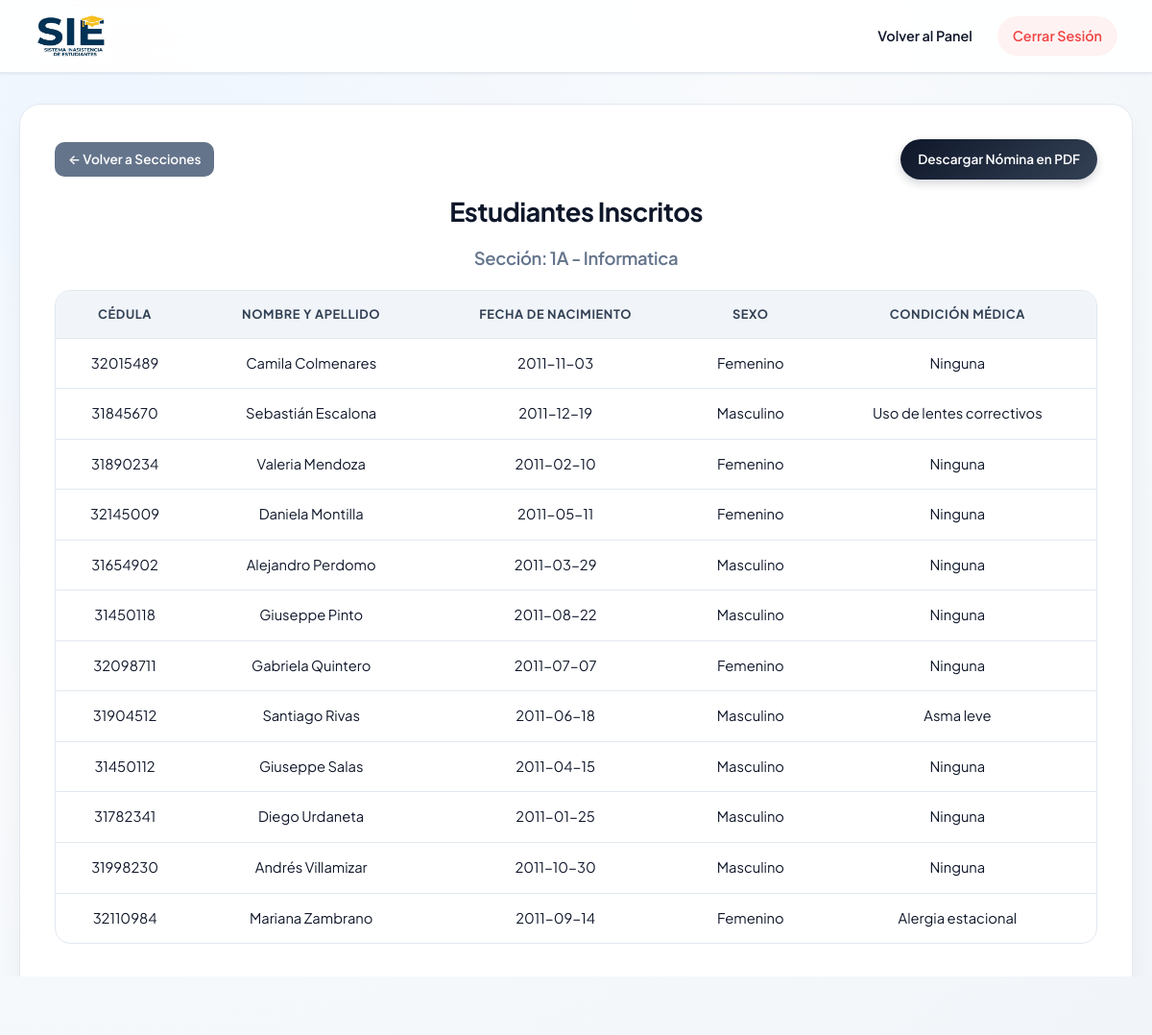
Screenshot of /api/ver_estudiantes_seccion.php?id_seccion=8 (signed in) with the database file from the repository.
### tables this page shows
CREATE TABLE `secciones` (
  `id_seccion` int(11) NOT NULL AUTO_INCREMENT,
  `nombre_seccion` varchar(50) NOT NULL,
  `id_institucion` int(11) NOT NULL,
  `id_docente` int(11) NOT NULL,
  `id_materia` int(11) NOT NULL,
  `id_periodo` int(11) DEFAULT 1,
  PRIMARY KEY (`id_seccion`),
  KEY `fk_secciones_periodos` (`id_periodo`),
  KEY `fk_secciones_institucion` (`id_institucion`),
  KEY `fk_secciones_docente` (`id_docente`),
  KEY `fk_secciones_materia` (`id_materia`),
  CONSTRAINT `fk_secciones_docente` FOREIGN KEY (`id_docente`) REFERENCES `docentes` (`id_docente`) ON UPDATE CASCADE,
  CONSTRAINT `fk_secciones_institucion` FOREIGN KEY (`id_institucion`) REFERENCES `instituciones` (`id_institucion`) ON UPDATE CASCADE,
  CONSTRAINT `fk_secciones_materia` FOREIGN KEY (`id_materia`) REFERENCES `materias` (`id_materia`) ON UPDATE CASCADE,
  CONSTRAINT `fk_secciones_periodos` FOREIGN KEY (`id_periodo`) REFERENCES `periodos_academicos` (`id_periodo`) ON UPDATE CASCADE
);

CREATE TABLE `materias` (
  `id_materia` int(11) NOT NULL AUTO_INCREMENT,
  `nombre_materia` varchar(50) NOT NULL,
  `id_docente` int(11) NOT NULL,
  PRIMARY KEY (`id_materia`),
  KEY `fk_materias_docente` (`id_docente`),
  CONSTRAINT `fk_materias_docente` FOREIGN KEY (`id_docente`) REFERENCES `docentes` (`id_docente`) ON UPDATE CASCADE
);

CREATE TABLE `estudiantes` (
  `id_estudiante` int(11) NOT NULL AUTO_INCREMENT,
  `nombre` varchar(100) NOT NULL,
  `apellido` varchar(100) NOT NULL,
  `cedula` varchar(20) NOT NULL,
  `fecha_nacimiento` date DEFAULT NULL,
  `sexo` varchar(50) DEFAULT NULL,
  `enfermedad_condicion` text DEFAULT NULL,
  `id_seccion` int(11) DEFAULT NULL,
  `id_representante` int(11) DEFAULT NULL,
  `id_periodo` int(11) DEFAULT NULL,
  PRIMARY KEY (`id_estudiante`),
  KEY `fk_estudiantes_seccion` (`id_seccion`),
  KEY `fk_estudiantes_representante` (`id_representante`),
  KEY `fk_estudiantes_periodo` (`id_periodo`),
  CONSTRAINT `fk_estudiantes_periodo` FOREIGN KEY (`id_periodo`) REFERENCES `periodos_academicos` (`id_periodo`) ON DELETE SET NULL ON UPDATE CASCADE,
  CONSTRAINT `fk_estudiantes_representante` FOREIGN KEY (`id_representante`) REFERENCES `representantes` (`id_representante`) ON DELETE SET NULL ON UPDATE CASCADE,
  CONSTRAINT `fk_estudiantes_seccion` FOREIGN KEY (`id_seccion`) REFERENCES `secciones` (`id_seccion`) ON DELETE SET NULL ON UPDATE CASCADE
);

### api/ver_estudiantes_seccion.php (the view, shortened to what this page needs)
<?php
require_once __DIR__ . '/../config/conexion.php';
$id_seccion = intval($_GET['id_seccion'] ?? 0);
$info_seccion = null;
$stmt_sec = $conn->prepare("
    SELECT s.nombre_seccion, m.nombre_materia
    FROM secciones s
    INNER JOIN materias m ON s.id_materia = m.id_materia
    WHERE s.id_seccion = ?
");
$stmt_sec->bind_param("i", $id_seccion);
$stmt_sec->execute();
$res_sec = $stmt_sec->get_result();
if ($res_sec && $res_sec->num_rows > 0) {
    $info_seccion = $res_sec->fetch_assoc();
}
$stmt_est = $conn->prepare("SELECT * FROM estudiantes WHERE id_seccion = ? ORDER BY apellido, nombre");
$stmt_est->bind_param("i", $id_seccion);
$stmt_est->execute();
$estudiantes = $stmt_est->get_result();
?>
<!DOCTYPE html>
<html lang="es">
<head>
    <link rel="stylesheet" href="../css/estilos.css">
</head>
<body>
    <header class="header-fijo">
        <div class="logo"><img src="../visual/logo.png" alt="Logo"></div>
        <nav>
            <ul>
                <li><a href="../visual/admin_periodos.php">Volver al Panel</a></li>
                <li><a href="logout.php">Cerrar Sesión</a></li>
            </ul>
        </nav>
    </header>
    <div class="container">
        <div style="display: flex; justify-content: space-between; align-items: center; flex-wrap: wrap; gap: 10px; margin-bottom: 12px;">
            <a href="../visual/admin_periodos.php" class="btn-volver">← Volver a Secciones</a>
            <a href="generar_pdf.php?tipo=estudiantes_seccion&id_seccion=<?php echo (int) $id_seccion; ?>" class="btn-pdf" style="padding: 10px 18px; border-radius: 999px;">
                Descargar Nómina en PDF
            </a>
        </div>
        <h2>Estudiantes Inscritos</h2>
        <h3>Sección: <?php echo htmlspecialchars($info_seccion['nombre_seccion'] ?? 'Desconocida'); ?> - <?php echo htmlspecialchars($info_seccion['nombre_materia'] ?? ''); ?></h3>
        <table>
            <thead>
                <tr>
                    <th>Cédula</th>
                    <th>Nombre y Apellido</th>
                    <th>Fecha de Nacimiento</th>
                    <th>Sexo</th>
                    <th>Condición Médica</th>
                </tr>
            </thead>
            <tbody>
                <?php if ($estudiantes && $estudiantes->num_rows > 0) {
                    while ($est = $estudiantes->fetch_assoc()) { ?>
                    <tr>
                        <td><?php echo htmlspecialchars($est['cedula']); ?></td>
                        <td><?php echo htmlspecialchars($est['nombre'] . ' ' . $est['apellido']); ?></td>
                        <td><?php echo htmlspecialchars($est['fecha_nacimiento'] ?? 'N/A'); ?></td>
                        <td><?php echo htmlspecialchars($est['sexo'] ?? 'N/A'); ?></td>
                        <td><?php echo htmlspecialchars($est['enfermedad_condicion'] ?? 'Ninguna'); ?></td>
                    </tr>
                <?php }
                } else {
                    echo "<tr><td colspan='5'>No hay estudiantes registrados en esta sección.</td></tr>";
                }
                ?>
            </tbody>
        </table>
    </div>
</body>
</html>

### css/estilos.css (style rules this page uses)
:root { --primary: #2563eb; --primary-hover: #1d4ed8; --primary-soft: #eff6ff; --secondary: #0f172a; --success: #10b981; --success-hover: #059669; --success-soft: #ecfdf5; --warning: #f59e0b; --warning-hover: #d97706; --warning-soft: #fffbeb; --danger: #ef4444; --danger-hover: #dc2626; --danger-soft: #fef2f2; --bg-main: #f8fafc; --bg-gradient: radial-gradient(circle at 10% 10%, #eff6ff 0%, #f8fafc 45%, #f1f5f9 100%); --surface: #ffffff; --text-main: #0f172a; --text-muted: #64748b; --border-color: #e2e8f0; --radius-sm: 10px; --radius-md: 16px; --radius-lg: 22px; --shadow-sm: 0 1px 3px rgba(15, 23, 42, 0.05), 0 1px 2px rgba(15, 23, 42, 0.03); --shadow-md: 0 12px 28px -6px rgba(15, 23, 42, 0.07), 0 8px 12px -6px rgba(15, 23, 42, 0.04); --shadow-lg: 0 22px 40px -12px rgba(37, 99, 235, 0.16), 0 12px 18px -6px rgba(15, 23, 42, 0.05); }
* { box-sizing: border-box; }
html { scroll-behavior: smooth; }
body { font-family: 'Plus Jakarta Sans', 'Segoe UI', system-ui, -apple-system, sans-serif; background: var(--bg-gradient); background-attachment: fixed; color: var(--text-main); margin: 0; padding: 0; line-height: 1.6; min-height: 100vh; -webkit-font-smoothing: antialiased; }
.header-fijo { position: fixed; top: 0; left: 0; width: 100%; height: 76px; display: flex; justify-content: space-between; align-items: center; gap: 20px; background: rgba(255, 255, 255, 0.9); backdrop-filter: blur(16px); -webkit-backdrop-filter: blur(16px); padding: 10px 36px; border-bottom: 1px solid rgba(226, 232, 240, 0.9); box-shadow: var(--shadow-sm); z-index: 1000; }
.logo { display: flex; align-items: center; gap: 12px; }
.logo img { height: 48px; width: auto; object-fit: contain; transition: transform 0.2s ease; }
nav { display: flex; justify-content: flex-end; align-items: center; gap: 10px; }
nav ul { display: flex; align-items: center; list-style: none; margin: 0; padding: 0; gap: 10px; }
nav ul li { margin: 0; }
nav ul li a, nav > a { text-decoration: none; color: var(--text-main); font-weight: 600; font-size: 0.9rem; padding: 9px 16px; border-radius: 999px; transition: all 0.2s ease; display: inline-flex; align-items: center; gap: 6px; }
nav ul li a[href*="logout.php"], nav > a[href*="iniciar_sesion"], nav > a[href*="login_profesor"] { background: var(--primary-soft); color: var(--primary); }
nav ul li a[href*="logout.php"] { background: var(--danger-soft); color: var(--danger) !important; }
.container, .dashboard-container { max-width: 1160px; margin: 108px auto 50px auto; padding: 36px; background: var(--surface); border-radius: var(--radius-lg); border: 1px solid var(--border-color); box-shadow: var(--shadow-md); text-align: center; }
h1, h2, h3 { color: var(--secondary); font-weight: 700; letter-spacing: -0.02em; }
h2 { font-size: 1.7rem; margin: 0 auto 12px auto; display: block; width: auto; }
h3 { font-size: 1.15rem; color: var(--text-muted); font-weight: 600; margin-top: 6px; }
.btn-editar, .btn-eliminar, .btn-ver, .btn-volver, .btn-limpiar, .btn-pdf { display: inline-flex; align-items: center; justify-content: center; gap: 6px; padding: 7px 14px; border-radius: var(--radius-sm); font-size: 0.85rem; font-weight: 600; text-decoration: none; color: #ffffff; transition: all 0.2s ease; }
.btn-pdf { background: linear-gradient(135deg, #0f172a 0%, #334155 100%); color: #ffffff; box-shadow: 0 4px 10px rgba(15, 23, 42, 0.18); }
.btn-volver, .btn-limpiar { background-color: #64748b; color: #ffffff; }
table { width: 92%; max-width: 1100px; margin: 16px auto 30px auto; border-collapse: separate; border-spacing: 0; background: var(--surface); border-radius: var(--radius-md); overflow: hidden; box-shadow: var(--shadow-md); border: 1px solid var(--border-color); font-size: 0.92rem; }
.container table, form table { width: 100%; box-shadow: none; }
th, td { padding: 14px 16px; text-align: center; border-bottom: 1px solid var(--border-color); }
th { background: #f1f5f9; color: #334155; font-weight: 700; font-size: 0.8rem; text-transform: uppercase; letter-spacing: 0.05em; }
tr:last-child td { border-bottom: none; }
tbody tr { transition: background-color 0.15s ease; }

### rows the page displays
secciones: nombre_seccion "1A", id_materia.nombre_materia "Informatica"
estudiantes: cedula "32015489", nombre+apellido "Camila Colmenares", fecha_nacimiento "2011-11-03", sexo "Femenino", enfermedad_condicion "Ninguna"
estudiantes: cedula "31845670", nombre+apellido "Sebastián Escalona", fecha_nacimiento "2011-12-19", sexo "Masculino", enfermedad_condicion "Uso de lentes correctivos"
estudiantes: cedula "31890234", nombre+apellido "Valeria Mendoza", fecha_nacimiento "2011-02-10", sexo "Femenino", enfermedad_condicion "Ninguna"
estudiantes: cedula "32145009", nombre+apellido "Daniela Montilla", fecha_nacimiento "2011-05-11", sexo "Femenino", enfermedad_condicion "Ninguna"
estudiantes: cedula "31654902", nombre+apellido "Alejandro Perdomo", fecha_nacimiento "2011-03-29", sexo "Masculino", enfermedad_condicion "Ninguna"
estudiantes: cedula "31450118", nombre+apellido "Giuseppe Pinto", fecha_nacimiento "2011-08-22", sexo "Masculino", enfermedad_condicion "Ninguna"
estudiantes: cedula "32098711", nombre+apellido "Gabriela Quintero", fecha_nacimiento "2011-07-07", sexo "Femenino", enfermedad_condicion "Ninguna"
estudiantes: cedula "31904512", nombre+apellido "Santiago Rivas", fecha_nacimiento "2011-06-18", sexo "Masculino", enfermedad_condicion "Asma leve"
estudiantes: cedula "31450112", nombre+apellido "Giuseppe Salas", fecha_nacimiento "2011-04-15", sexo "Masculino", enfermedad_condicion "Ninguna"
estudiantes: cedula "31782341", nombre+apellido "Diego Urdaneta", fecha_nacimiento "2011-01-25", sexo "Masculino", enfermedad_condicion "Ninguna"
estudiantes: cedula "31998230", nombre+apellido "Andrés Villamizar", fecha_nacimiento "2011-10-30", sexo "Masculino", enfermedad_condicion "Ninguna"
estudiantes: cedula "32110984", nombre+apellido "Mariana Zambrano", fecha_nacimiento "2011-09-14", sexo "Femenino", enfermedad_condicion "Alergia estacional"
